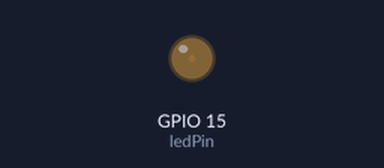
Bench run of a sketch on a simulated ESP32. Parts: output pins drawn as LEDs (lit = HIGH).

Above: at 0.05 s.
At 2.15 s:
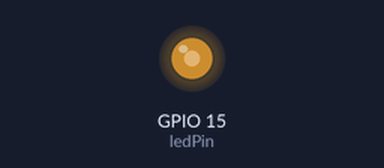
At 3.45 s:
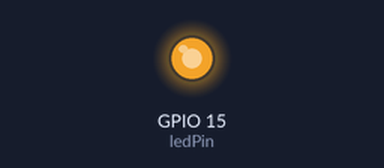
At 6.9 s:
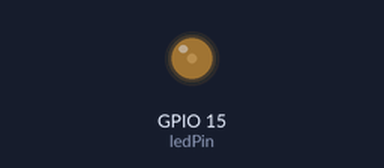
Timing chart, 0 to 10.0 s (numbered marks = the images above):
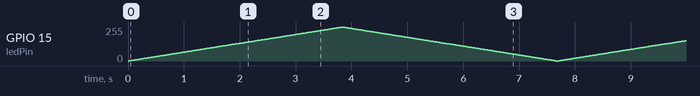

The sketch:

trabajo_en_clase_9_pwm_led.ino
```cpp
const int ledPin = 15;  // 16 corresponds to GPIO16

// propiedades de PWM
const int freq = 5000;
const int ledChannel = 0;
const int resolution = 8;

void setup(){
  //LEDC modulo interno PWM del ESP32
  //https://docs.espressif.com/projects/esp-idf/en/latest/esp32/api-reference/peripherals/ledc.html
  ledcSetup(ledChannel, freq, resolution);

  // asocia el canal con el pin del led
  ledcAttachPin(ledPin, ledChannel);
}

void loop(){
  // aumenta el brilllo del led
  for(int dutyCycle = 0; dutyCycle <= 255; dutyCycle++){
    ledcWrite(ledChannel, dutyCycle);
    delay(15);
  }

  // decrementa el brillpo del led
  for(int dutyCycle = 255; dutyCycle >= 0; dutyCycle--){
    ledcWrite(ledChannel, dutyCycle);
    delay(15);
  }
}
```
